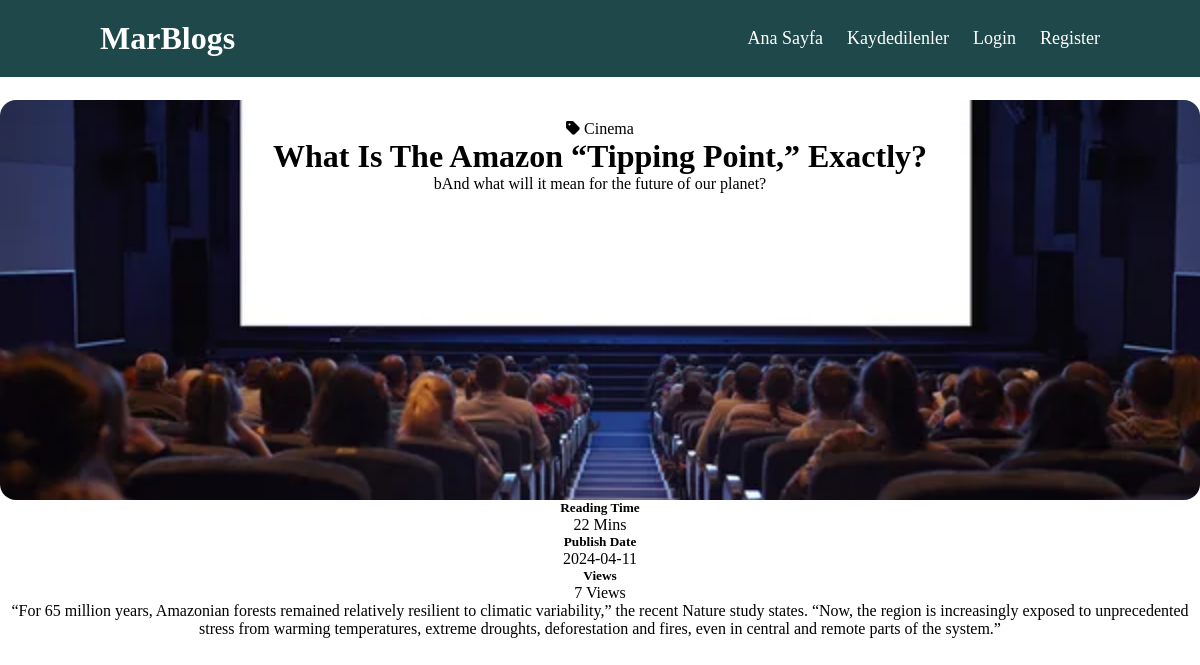
The page /blog/1 on the database its author committed.
### app/models.py (models this page shows, shortened)
class Blogs(db.Model):
    id = db.Column(db.Integer, primary_key=True)
    author_id = db.Column(db.Integer, db.ForeignKey('user.id'))  # Kullanıcının ID'sini referans alır
    title = db.Column(db.String(100), nullable=False)
    subtitle = db.Column(db.String(100), nullable=False)
    category = db.Column(db.String(100), nullable=False)
    reading_time = db.Column(db.Integer, nullable=False)
    publish_date = db.Column(db.Date, nullable=False)
    views = db.Column(db.Integer, nullable=False)
    content = db.Column(db.String(2000), nullable=False)
    @property
    def author_username(self):
        return self.author.username if self.author else None
    @property
    def author_photograph(self):
        return self._author_photograph

### app/views.py (the view)
@app.route('/blog/<string:category_name>')
def category_blogs(category_name):
    blogs = Blogs.query.filter_by(category=category_name).all()
    for blog in blogs:
        user = User.query.filter_by(id=blog.author_id).first()
        if user:
            blog.author_username = user.username
            blog.author_photograph = user.photograph
    return render_template('main.html', blogs=blogs)

### app/views.py (called while the page is built)
@app.route('/blog/<int:blog_id>')
def blog_detail(blog_id):
    blog = Blogs.query.get(blog_id)
    if blog:
        blog.views += 1         # Görüntülenme sayısını bir arttır
        db.session.commit()     # Değişiklikleri veritabanına kaydet
        image_url = url_for('static', filename=f'assets/images/blog-photos/{blog.category}.jpg')
        blog.image_url = image_url
        return render_template('blog_page.html', blog=blog)
    else:
        return redirect(url_for('main'))    # Blog bulunamazsa ana sayfaya yönlendir

### app/templates/blog_page.html (shortened to what this page needs)
{% extends 'base.html' %} {% block title %} {{ blog.title }} {%endblock%}
{%block content%}
<main class="bp-index">
    <div class="bp-container">
        <header class="bp-header">
            <div class="bp-category">
                <div class="bp-info">
                    <div class="bp-tag">
                        <i class="fa-solid fa-tag"></i>
                        <span>{{ blog.category }}</span>
                    </div>
                    <h1 class="bp-title">{{ blog.title }}</h1>
                    <p class="bp-subtitle">{{ blog.subtitle }}</p>
                </div>
            </div>
        </header>
        <section class="bp-details">
            <div class="bp-item">
                <h5 class="bp-item-title">Reading Time</h5>
                <p class="bp-item-text"><span class="bp-item-data">{{ blog.reading_time }}</span> Mins</p>
            </div>
            <div class="bp-item">
                <h5 class="bp-item-title">Publish Date</h5>
                <p class="bp-item-text"><span class="bp-item-data">{{ blog.publish_date }}</span></p>
            </div>
            <div class="bp-item">
                <h5 class="bp-item-title">Views</h5>
                <p class="bp-item-text"><span class="bp-item-data">{{ blog.views }}</span> Views</p>
            </div>
        </section>
        <article>
            {{ blog.content | safe }}
        </article>
    </div>
</main>
{%endblock%}

### app/static/assets/css/style.css (style rules this page uses)
* { margin: 0; padding: 0; box-sizing: border-box; }
body { height: 100vh; width: 100%; }

### rows shown on the page
Blogs: category "Cinema", title "What Is The Amazon “Tipping Point,” Exactly?", subtitle "bAnd what will it mean for the future of our planet?", reading_time "22", publish_date "2024-04-11", views "7", content "“For 65 million years, Amazonian forests remained relatively resilient to climatic variability,” the recent Nature study states. “Now, the region is increasingly exposed to unprecedented stress from warming temperatures, extreme droughts, deforestation and fires, even in central and remote parts of the system.”"
